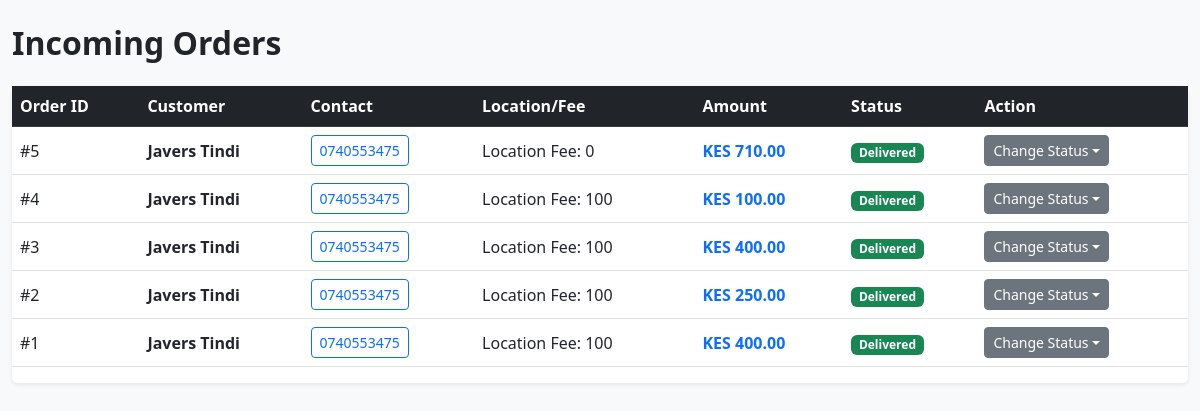
Screenshot of /admin_orders.php (signed in) with the database file from the repository.
### tables this page shows
CREATE TABLE `orders` (
  `id` int(11) NOT NULL,
  `user_id` int(11) DEFAULT NULL,
  `customer_name` varchar(100) DEFAULT NULL,
  `phone` varchar(20) DEFAULT NULL,
  `location` varchar(100) DEFAULT NULL,
  `total_amount` decimal(10,2) DEFAULT NULL,
  `payment_method` varchar(50) DEFAULT NULL,
  `status` varchar(20) DEFAULT 'Pending',
  `created_at` timestamp NOT NULL DEFAULT current_timestamp()
);

### admin_orders.php (the view, shortened to what this page needs)
<?php
include 'db_config.php';
?>
<!DOCTYPE html>
<html>
<head>
    <link href="https://cdn.jsdelivr.net/npm/bootstrap@5.3.0/dist/css/bootstrap.min.css" rel="stylesheet">
</head>
<body class="bg-light">
    <div class="container-fluid py-4">
        <h2 class="fw-bold mb-4">Incoming Orders</h2>
        <div class="card border-0 shadow-sm">
            <div class="table-responsive">
                <table class="table align-middle">
                    <thead class="table-dark">
                        <tr>
                            <th>Order ID</th>
                            <th>Customer</th>
                            <th>Contact</th>
                            <th>Location/Fee</th>
                            <th>Amount</th>
                            <th>Status</th>
                            <th>Action</th>
                        </tr>
                    </thead>
                    <tbody>
                        <?php
                        $orders = mysqli_query($conn, "SELECT * FROM orders ORDER BY created_at DESC");
                        while($row = mysqli_fetch_assoc($orders)):
                            $badge = ($row['status'] == 'Pending') ? 'bg-danger' : (($row['status'] == 'Delivered') ? 'bg-success' : 'bg-warning');
                        ?>
                        <tr>
                            <td>#<?php echo $row['id']; ?></td>
                            <td class="fw-bold"><?php echo $row['customer_name']; ?></td>
                            <td><a href="tel:<?php echo $row['phone']; ?>" class="btn btn-sm btn-outline-primary"><?php echo $row['phone']; ?></a></td>
                            <td><?php echo $row['location']; ?></td>
                            <td class="fw-bold text-primary">KES <?php echo number_format($row['total_amount'], 2); ?></td>
                            <td><span class="badge <?php echo $badge; ?>"><?php echo $row['status']; ?></span></td>
                            <td>
                                <div class="dropdown">
                                    <button class="btn btn-sm btn-secondary dropdown-toggle" data-bs-toggle="dropdown">Change Status</button>
                                </div>
                            </td>
                        </tr>
                        <?php endwhile; ?>
                    </tbody>
                </table>
            </div>
        </div>
    </div>
</body>
</html>

### rows the page displays
orders: id "5", customer_name "Javers Tindi", phone "0740553475", location "Location Fee: 0", total_amount "710.00", status "Delivered"
orders: id "4", customer_name "Javers Tindi", phone "0740553475", location "Location Fee: 100", total_amount "100.00", status "Delivered"
orders: id "3", customer_name "Javers Tindi", phone "0740553475", location "Location Fee: 100", total_amount "400.00", status "Delivered"
orders: id "2", customer_name "Javers Tindi", phone "0740553475", location "Location Fee: 100", total_amount "250.00", status "Delivered"
orders: id "1", customer_name "Javers Tindi", phone "0740553475", location "Location Fee: 100", total_amount "400.00", status "Delivered"
